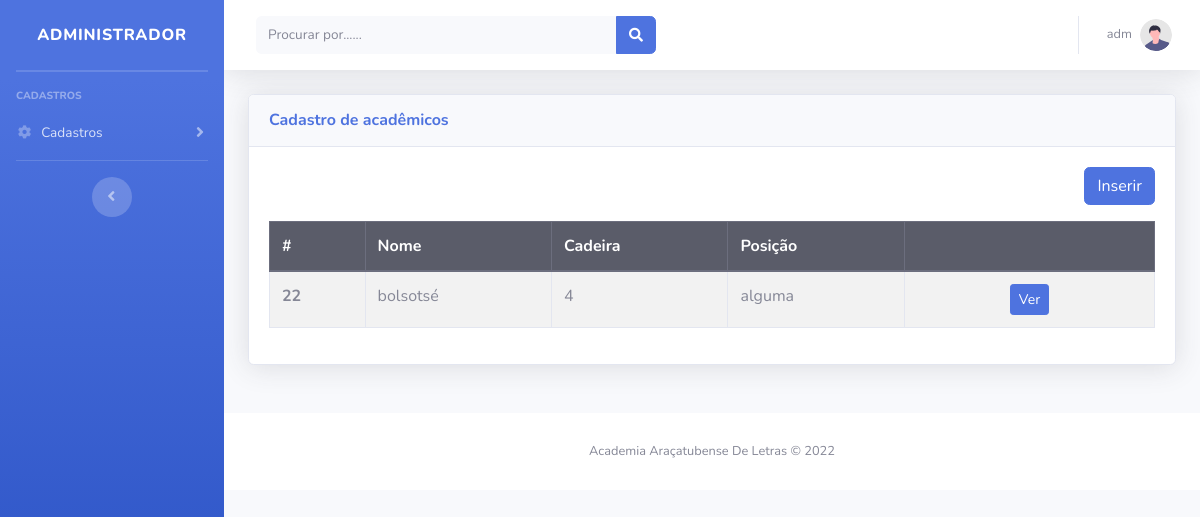
/modulos/academicos/academicos.php (signed in), run on an earlier commit of the app's database.
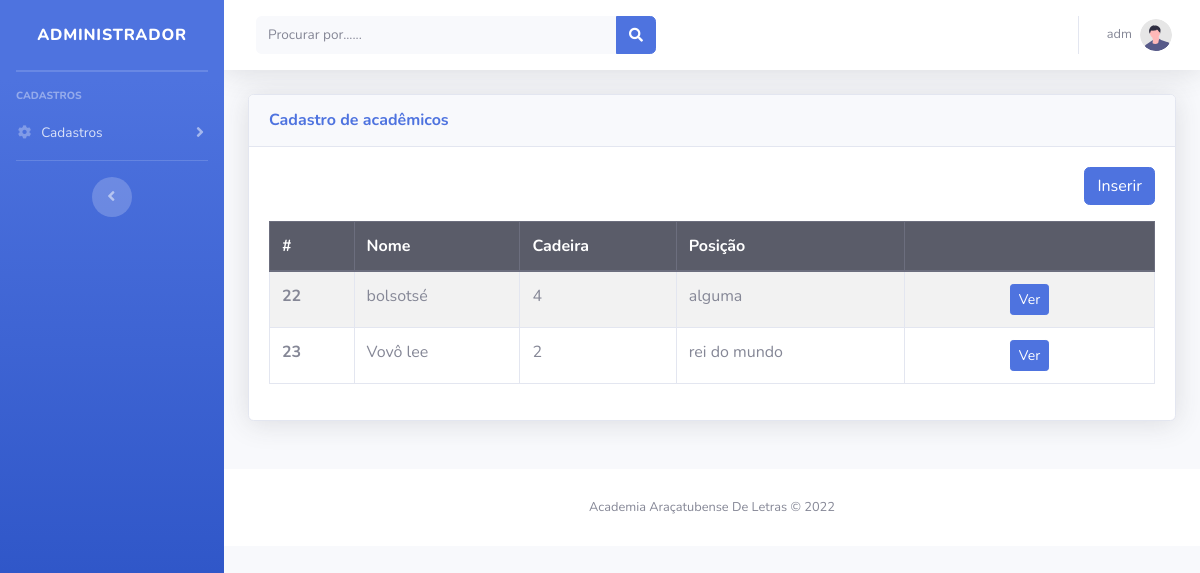
And on a later commit of the database.
### tables this page shows
CREATE TABLE `academicos` (
  `idAcad` int(11) NOT NULL,
  `nomeAcad` varchar(150) NOT NULL,
  `cadeiraAcad` varchar(10) NOT NULL,
  `posicaoAcad` varchar(50) NOT NULL,
  `sobreAcad` text NOT NULL,
  `fotoAcad` varchar(200) NOT NULL
);

### modulos/academicos/academicos.php (the view, shortened to what this page needs)
<!DOCTYPE html>
<html lang="pt-br">
<?php include_once path('template/head.php'); ?>
<body id="page-top">
    <div id="wrapper">
        <?php include_once path('template/sidebar.php'); ?>
        <div id="content-wrapper" class="d-flex flex-column">
            <div id="content">
                <?php include_once path('template/navbar.php'); ?>
                <div class="container-fluid">
                    <div class="row">
                        <div class="col-12 mb-4">
                            <div class="card shadow mb-4">
                                <div class="card-header py-3">
                                    <h6 class="m-0 font-weight-bold text-primary">Cadastro de acadêmicos</h6>
                                </div>
                                <div class="card-body">
                                    <div class="text-right mb-3">
                                        <a class="btn btn-primary" href="inserirAcad.php">Inserir</a>
                                    </div>
                                    <table class="table table-bordered table-striped">
                                        <thead>
                                            <tr class="thead-dark">
                                                <th>#</th>
                                                <th>Nome</th>
                                                <th>Cadeira</th>
                                                <th>Posição</th>
                                                <th></th>
                                            </tr>
                                        </thead>
                                        <tbody>
                                            <?php
                                            $pdo = Banco::conectar();
                                            $sql = 'SELECT * FROM  academicos';
                                            foreach ($pdo->query($sql) as $row) { ?>
                                                <tr>
                                                    <th scope="row"><?= $row['idAcad'] ?></th>
                                                    <td><?= $row['nomeAcad'] ?></td>
                                                    <td><?= $row['cadeiraAcad'] ?></td>
                                                    <td><?= $row['posicaoAcad'] ?></td>
                                                    <td width='250' class="text-center">
                                                        <a class="btn btn-sm btn-primary " href="visualizar.php?idAcad=<?= $row['idAcad'] ?>">Ver</a>
                                                    </td>
                                                </tr>
                                            <?php }
                                            ?>
                                        </tbody>
                                    </table>
                                </div>
                            </div>
                        </div>
                    </div>
                </div>
                <footer class="sticky-footer bg-white">
                    <div class="container my-auto">
                        <div class="copyright text-center my-auto">
                            <span>Academia Araçatubense De Letras &copy; 2022</span>
                        </div>
                    </div>
                </footer>
            </div>
        </div>
</body>
</html>

What changed in the data, as far as the page shows it:
added academicos: idAcad "23", nomeAcad "Vovô lee", cadeiraAcad "2", posicaoAcad "rei do mundo"
